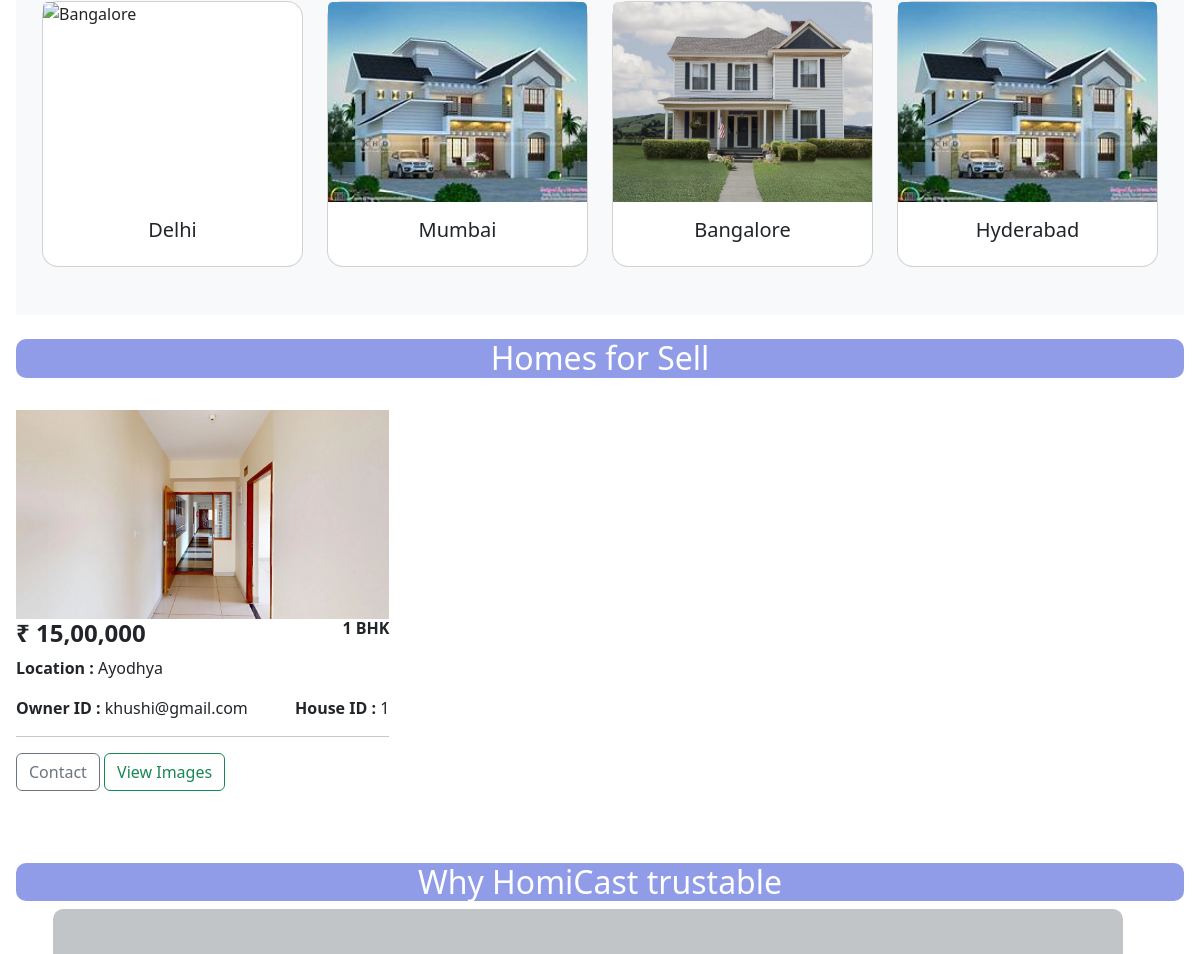
/ (middle part), run on an earlier commit of the app's database.
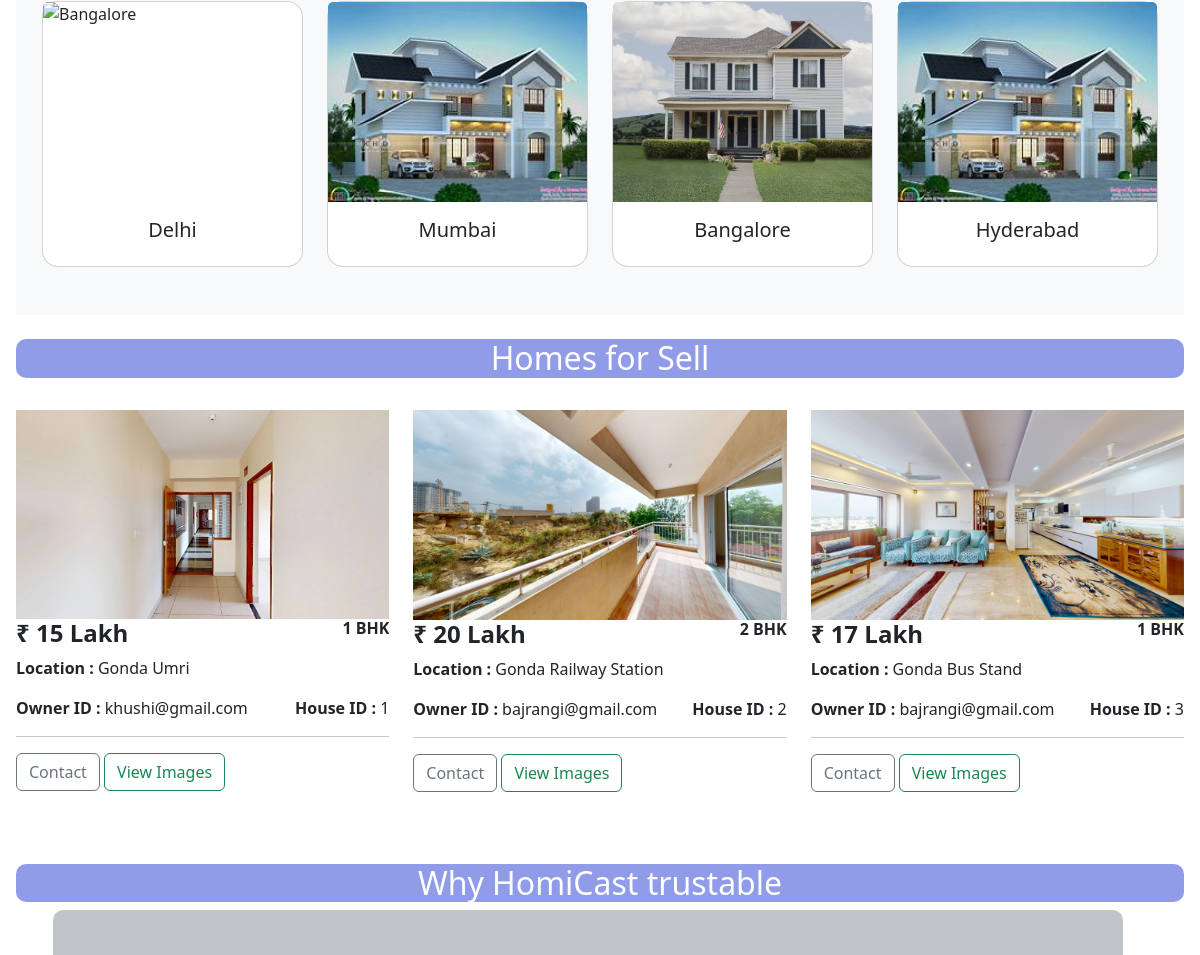
And on a later commit of the database.
### renter_buyer_app/models.py (models this page shows, shortened)
class AddSell(models.Model):
    hid=models.IntegerField(primary_key=True,auto_created=True)
    image = models.ImageField(upload_to='static/images/')  # Directory to store images
    price = models.CharField(max_length=100)
    apartment = models.CharField(max_length=100)
    area = models.CharField(max_length=100)
    location = models.CharField(max_length=100)
    pimages = models.FileField(upload_to='')  # Optional images
    emailId = models.CharField(max_length=100)
    name = models.CharField(max_length=100)
    add_date=models.DateField()

### houseapp/views.py (the view)
# urls.py: path('', views.index, name='index'),  # Default route
def index(req):
    sells = AddSell.objects.all()
    rents = AddRent.objects.all()
    paginator1 = Paginator(rents,3)
    paginator2 = Paginator(sells,3)
    pageNumber = req.GET.get('page')
    serviceDataFinal1 = paginator1.get_page(pageNumber)
    serviceDataFinal2 = paginator2.get_page(pageNumber)
    data={
        'rents':serviceDataFinal1,
        'sells':serviceDataFinal2,
    }
    return render(req, 'index.html',data)

### houseapp/templates/index.html (shortened to what this page needs)
{% extends 'base.html' %}
{% load static %}
{% block body %}
<div class="container-fluid px-3">
<section class="py-5 bg-light">
    <div class="container">
      <div class="row g-4">
        <div class="col-md-3">
          <div class="card city-card">
        <img src=" {% static 'images/whyHomi4.png' %}"  class="card-img-top" alt="Bangalore">
            <div class="card-body text-center">
              <h5 class="card-title">Delhi</h5>
            </div>
          </div>
        </div>
        <div class="col-md-3">
          <div class="card city-card">
            <img src=" {% static 'images/h1.jpeg' %}" class="card-img-top" alt="Mumbai">
            <div class="card-body text-center">
              <h5 class="card-title">Mumbai</h5>
            </div>
          </div>
        </div>
        <div class="col-md-3">
          <div class="card city-card">
            <img src=" {% static 'images/h2.jpeg' %}" class="card-img-top" alt="Bangalore">
            <div class="card-body text-center">
              <h5 class="card-title">Bangalore</h5>
            </div>
          </div>
        </div>
        <div class="col-md-3">
          <div class="card city-card">
            <img src=" {% static 'images/h1.jpeg' %}"  class="card-img-top" alt="Hyderabad">
            <div class="card-body text-center">
              <h5 class="card-title">Hyderabad</h5>
            </div>
          </div>
        </div>
      </div>
    </div>
  </section>
    <div class="row mt-4">
        <div class="col-12 mx-auto text-center">
            <h2 class="text-white" id="records">Homes for Sell</h2>
        </div>
        {% for sell in sells %}
            <div class="col-lg-4 my-4">
                <img class="thumbnail w-100" src="{{sell.image.url}}">
                <div class="box-element product">
                    <h4 style="display: inline-block;"><strong>₹ {{sell.price}}</strong></h4>
                    <h6 style="display: inline-block; float:right;"><strong>{{sell.apartment}} BHK</strong></h6>
                    <p><strong>Location : </strong>{{sell.location}}</p>
                    <span style="display: inline-block; float:right;"><strong>House ID :</strong> {{sell.hid}}</span>
                    <p><strong>Owner ID :</strong> {{sell.emailId}}</p>
                    <hr>
                    <a href="{% url 'rentSendOtp' %}" data-product="{{sell.hid}}" data-action=""
                        class="btn btn-outline-secondary add-btn update-cart">Contact</a>
                    <a class="btn btn-outline-success" href="{{sell.pimages.url}}" target="_blank">View Images</a>
                </div>
            </div>
        {% endfor %}
    </div>
    <div class="row mt-5">
        <div class="col-12 mx-auto text-center">
            <h2 class="text-white" id="records">Why HomiCast trustable</h2>
        </div>
        <div class="row">
            <div class="col-sm-11 mx-auto" id="back">
            </div>
        </div>
    </div>
</div>
{% endblock %}

What changed in the data, as far as the page shows it:
changed AddSell "khushi@gmail.com": price "15,00,000" → "15 Lakh"; location "Ayodhya" → "Gonda Umri"
added AddSell: image (picture), price "20 Lakh", apartment "2", location "Gonda Railway Station", hid "2", emailId "bajrangi@gmail.com"
added AddSell: image (picture), price "17 Lakh", apartment "1", location "Gonda Bus Stand", hid "3", emailId "bajrangi@gmail.com"
